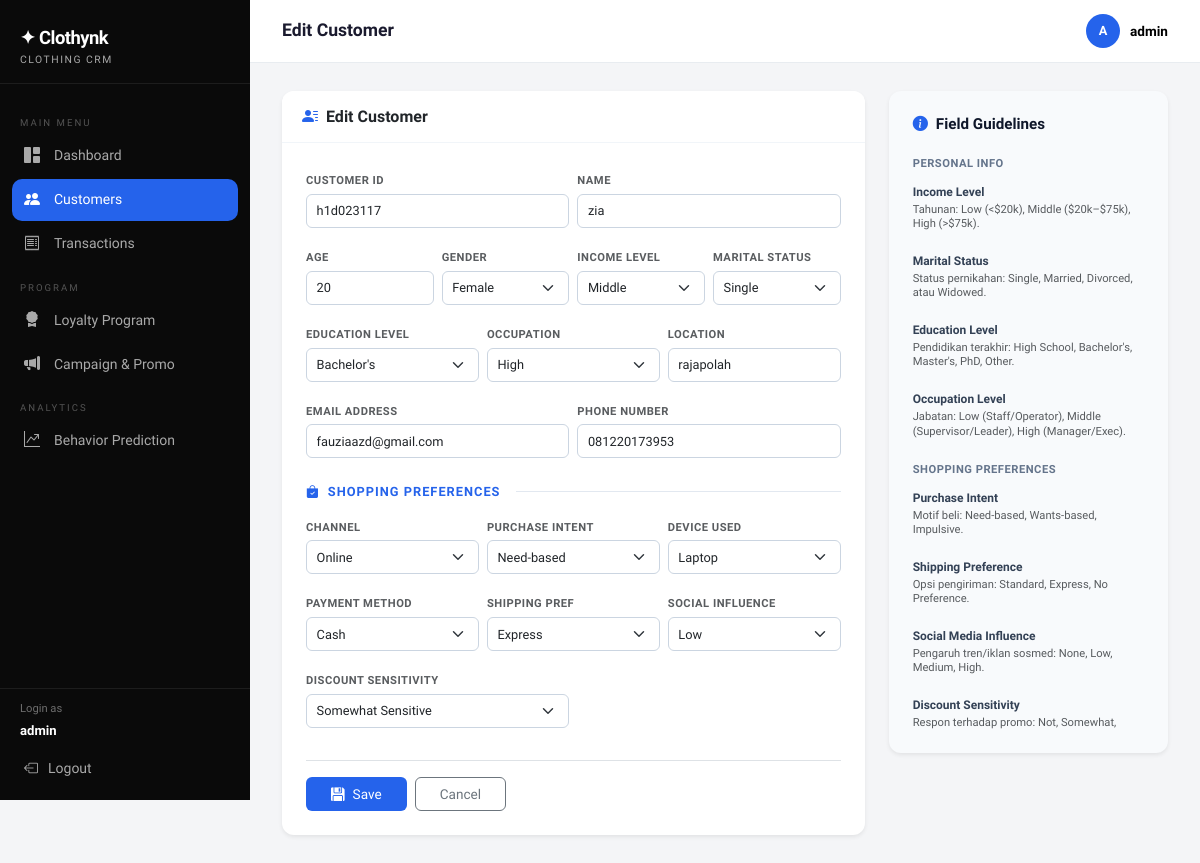
Screenshot of /customer/1003/edit/ (signed in) with the database file from the repository.
### core/models.py (models this page shows, shortened)
class Customer(models.Model):
    GENDER_CHOICES = [
        ('Male', 'Male'),
        ('Female', 'Female'),
        ('Non-binary', 'Non-binary'),
        ('Bigender', 'Bigender'),
        ('Genderfluid', 'Genderfluid'),
        ('Polygender', 'Polygender'),
        ('Agender', 'Agender'),
        ('Genderqueer', 'Genderqueer'),
    ]
    INCOME_CHOICES = [('Low', 'Low'), ('Middle', 'Middle'), ('High', 'High')]
    MARITAL_CHOICES = [('Single', 'Single'), ('Married', 'Married'), ('Divorced', 'Divorced'), ('Widowed', 'Widowed')]
    EDUCATION_CHOICES = [
        ('High School', 'High School'),
        ("Bachelor's", "Bachelor's"),
        ("Master's", "Master's"),
        ('PhD', 'PhD'),
        ('Other', 'Other'),
    ]
    OCCUPATION_CHOICES = [('Low', 'Low'), ('Middle', 'Middle'), ('High', 'High')]
    CHANNEL_CHOICES = [('Online', 'Online'), ('In-Store', 'In-Store'), ('Mixed', 'Mixed')]
    INFLUENCE_CHOICES = [('None', 'None'), ('Low', 'Low'), ('Medium', 'Medium'), ('High', 'High')]
    SENSITIVITY_CHOICES = [('Not Sensitive', 'Not Sensitive'), ('Somewhat Sensitive', 'Somewhat Sensitive'), ('Highly Sensitive', 'Highly Sensitive')]
    INTENT_CHOICES = [('Need-based', 'Need-based'), ('Wants-based', 'Wants-based'), ('Impulsive', 'Impulsive')]
    SHIPPING_CHOICES = [('Standard', 'Standard'), ('Express', 'Express'), ('No Preference', 'No Preference')]
    PAYMENT_CHOICES = [
        ('Credit Card', 'Credit Card'),
        ('Debit Card', 'Debit Card'),
        ('PayPal', 'PayPal'),
        ('Cash', 'Cash'),
        ('Other', 'Other'),
    ]
    customer_id     = models.CharField(max_length=30, unique=True, verbose_name='Customer ID')
    name            = models.CharField(max_length=150, verbose_name='Name')
    age             = models.IntegerField(verbose_name='Age')
    gender          = models.CharField(max_length=15, choices=GENDER_CHOICES, verbose_name='Gender')
    income_level    = models.CharField(max_length=10, choices=INCOME_CHOICES, verbose_name='Income Level')
    marital_status  = models.CharField(max_length=15, choices=MARITAL_CHOICES, verbose_name='Marital Status')
    education_level = models.CharField(max_length=20, choices=EDUCATION_CHOICES, verbose_name='Education Level')
    occupation      = models.CharField(max_length=10, choices=OCCUPATION_CHOICES, verbose_name='Occupation Level')
    location        = models.CharField(max_length=100, verbose_name='Location')
    email           = models.EmailField(unique=True, verbose_name='Email')
    phone           = models.CharField(max_length=20, blank=True, verbose_name='Phone Number')
    purchase_channel       = models.CharField(max_length=30, choices=CHANNEL_CHOICES, verbose_name='Purchase Channel')
    social_media_influence = models.CharField(max_length=20, choices=INFLUENCE_CHOICES, verbose_name='Social Media Influence')
    discount_sensitivity   = models.CharField(max_length=30, choices=SENSITIVITY_CHOICES, verbose_name='Discount Sensitivity')
    device_used            = models.CharField(max_length=30, verbose_name='Device Used')
    payment_method         = models.CharField(max_length=30, choices=PAYMENT_CHOICES, verbose_name='Payment Method')
    shipping_preference    = models.CharField(max_length=30, choices=SHIPPING_CHOICES, verbose_name='Shipping Preference')
    purchase_intent        = models.CharField(max_length=20, choices=INTENT_CHOICES, verbose_name='Purchase Intent')
    created_at = models.DateTimeField(auto_now_add=True)
    updated_at = models.DateTimeField(auto_now=True)
    class Meta:
        ordering = ['id']
        verbose_name = 'Customer'
        verbose_name_plural = 'Customers'

### core/views.py (the view)
# urls.py: path('customer/<int:pk>/edit/', views.customer_edit, name='customer_edit'),
@login_required
def customer_edit(request, pk):
    customer = get_object_or_404(Customer, pk=pk)
    form = CustomerForm(request.POST or None, instance=customer)
    if form.is_valid():
        form.save()
        messages.success(request, 'Customer data updated successfully!')
        return redirect('customer_detail', pk=customer.pk)
    return render(request, 'core/customer_form.html', {'form': form, 'title': 'Edit Customer', 'customer': customer})

### core/templates/core/customer_form.html (shortened to what this page needs)
{% extends 'core/base.html' %}
{% block page_title %}{{ title }}{% endblock %}
{% block content %}
<div class="row g-4">
  <div class="col-lg-8">
    <div class="card border-0 shadow-sm" style="border-radius: 12px;">
      <div class="card-header bg-white py-3" style="border-top-left-radius: 12px; border-top-right-radius: 12px; border-bottom: 1px solid #f1f5f9;">
        <h5 class="mb-0 fw-bold text-dark" style="font-size: 1rem;">
          <i class="bi bi-person-lines-fill me-2" style="color: #2563EB;"></i>{{ title }}
        </h5>
      </div>
      <div class="card-body p-4">
        <form method="post">
          <div class="row g-2">
            <div class="col-md-6 mb-2">
              <label class="form-label text-muted mb-1" style="font-size: 0.7rem; font-weight: 700; letter-spacing: 0.5px;">CUSTOMER ID</label>
              {{ form.customer_id }}
            </div>
            <div class="col-md-6 mb-2">
              <label class="form-label text-muted mb-1" style="font-size: 0.7rem; font-weight: 700; letter-spacing: 0.5px;">NAME</label>
              {{ form.name }}
            </div>
            <div class="col-md-3 mb-2">
              <label class="form-label text-muted mb-1" style="font-size: 0.7rem; font-weight: 700; letter-spacing: 0.5px;">AGE</label>
              {{ form.age }}
            </div>
            <div class="col-md-3 mb-2">
              <label class="form-label text-muted mb-1" style="font-size: 0.7rem; font-weight: 700; letter-spacing: 0.5px;">GENDER</label>
              {{ form.gender }}
            </div>
            <div class="col-md-3 mb-2">
              <label class="form-label text-muted mb-1" style="font-size: 0.7rem; font-weight: 700; letter-spacing: 0.5px;">INCOME LEVEL</label>
              {{ form.income_level }}
            </div>
            <div class="col-md-3 mb-2">
              <label class="form-label text-muted mb-1" style="font-size: 0.7rem; font-weight: 700; letter-spacing: 0.5px;">MARITAL STATUS</label>
              {{ form.marital_status }}
            </div>
            <div class="col-md-4 mb-2">
              <label class="form-label text-muted mb-1" style="font-size: 0.7rem; font-weight: 700; letter-spacing: 0.5px;">EDUCATION LEVEL</label>
              {{ form.education_level }}
            </div>
            <div class="col-md-4 mb-2">
              <label class="form-label text-muted mb-1" style="font-size: 0.7rem; font-weight: 700; letter-spacing: 0.5px;">OCCUPATION</label>
              {{ form.occupation }}
            </div>
            <div class="col-md-4 mb-2">
              <label class="form-label text-muted mb-1" style="font-size: 0.7rem; font-weight: 700; letter-spacing: 0.5px;">LOCATION</label>
              {{ form.location }}
            </div>
            <div class="col-md-6 mb-2">
              <label class="form-label text-muted mb-1" style="font-size: 0.7rem; font-weight: 700; letter-spacing: 0.5px;">EMAIL ADDRESS</label>
              {{ form.email }}
            </div>
            <div class="col-md-6 mb-2">
              <label class="form-label text-muted mb-1" style="font-size: 0.7rem; font-weight: 700; letter-spacing: 0.5px;">PHONE NUMBER</label>
              {{ form.phone }}
            </div>
            <div class="col-12 mt-3 mb-1">
              <div class="d-flex align-items-center">
                  <div class="fw-bold" style="font-size:.8rem; text-transform:uppercase; letter-spacing:1px; color:#2563EB;">
                    <i class="bi bi-bag-check-fill me-2"></i>Shopping Preferences
                  </div>
                  <div class="flex-grow-1 ms-3" style="height: 1px; background-color: #e2e8f0;"></div>
              </div>
            </div>
            <div class="col-md-4 mb-2">
              <label class="form-label text-muted mb-1" style="font-size: 0.7rem; font-weight: 700; letter-spacing: 0.5px;">CHANNEL</label>
              {{ form.purchase_channel }}
            </div>
            <div class="col-md-4 mb-2">
              <label class="form-label text-muted mb-1" style="font-size: 0.7rem; font-weight: 700; letter-spacing: 0.5px;">PURCHASE INTENT</label>
              {{ form.purchase_intent }}
            </div>
            <div class="col-md-4 mb-2">
              <label class="form-label text-muted mb-1" style="font-size: 0.7rem; font-weight: 700; letter-spacing: 0.5px;">DEVICE USED</label>
              <select name="device_used" id="id_device_used" class="form-select">
                <option value="Laptop" {% if form.device_used.value == 'Laptop' %}selected{% endif %}>Laptop</option>
              </select>
            </div>
            <div class="col-md-4 mb-2">
              <label class="form-label text-muted mb-1" style="font-size: 0.7rem; font-weight: 700; letter-spacing: 0.5px;">PAYMENT METHOD</label>
              {{ form.payment_method }}
            </div>
            <div class="col-md-4 mb-2">
              <label class="form-label text-muted mb-1" style="font-size: 0.7rem; font-weight: 700; letter-spacing: 0.5px;">SHIPPING PREF</label>
              {{ form.shipping_preference }}
            </div>
            <div class="col-md-4 mb-2">
              <label class="form-label text-muted mb-1" style="font-size: 0.7rem; font-weight: 700; letter-spacing: 0.5px;">SOCIAL INFLUENCE</label>
              {{ form.social_media_influence }}
            </div>
            <div class="col-md-6 mb-2">
              <label class="form-label text-muted mb-1" style="font-size: 0.7rem; font-weight: 700; letter-spacing: 0.5px;">DISCOUNT SENSITIVITY</label>
              {{ form.discount_sensitivity }}
            </div>
          </div>
          <div class="d-flex gap-2 mt-4 pt-3 border-top">
            <button type="submit" class="btn px-4" style="background-color: #2563EB; color: white; border-radius: 6px; font-weight: 500; font-size: 0.85rem;">
              <i class="bi bi-floppy-fill me-2"></i>Save
            </button>
            <a href="{% url 'customer_list' %}" class="btn btn-outline-secondary px-4" style="border-radius: 6px; font-weight: 500; font-size: 0.85rem;">Cancel</a>
          </div>
        </form>
      </div>
    </div>
  </div>
<div class="col-lg-4">
    <div class="card border-0 shadow-sm" style="border-radius: 12px; background-color: #F8FAFC; position: sticky; top: 20px;">
      <div class="card-body p-4">
        <h6 class="fw-bold mb-3" style="color: #0F172A; font-size: 0.95rem;"><i class="bi bi-info-circle-fill me-2" style="color: #2563EB;"></i>Field Guidelines</h6>
        <div style="max-height: 580px; overflow-y: auto; padding-right: 8px;">
          <h6 class="fw-bold mt-2 mb-2" style="font-size: 0.7rem; letter-spacing: 0.5px; color: #64748b;">PERSONAL INFO</h6>
          <div class="mb-3">
            <strong style="font-size: 0.75rem; color: #334155;">Income Level</strong>
            <p class="text-muted mb-0" style="font-size: 0.7rem; line-height: 1.3;">Tahunan: Low (&lt;$20k), Middle ($20k–$75k), High (&gt;$75k).</p>
          </div>
          <div class="mb-3">
            <strong style="font-size: 0.75rem; color: #334155;">Marital Status</strong>
            <p class="text-muted mb-0" style="font-size: 0.7rem; line-height: 1.3;">Status pernikahan: Single, Married, Divorced, atau Widowed.</p>
          </div>
          <div class="mb-3">
            <strong style="font-size: 0.75rem; color: #334155;">Education Level</strong>
            <p class="text-muted mb-0" style="font-size: 0.7rem; line-height: 1.3;">Pendidikan terakhir: High School, Bachelor's, Master's, PhD, Other.</p>
          </div>
          <div class="mb-3">
            <strong style="font-size: 0.75rem; color: #334155;">Occupation Level</strong>
            <p class="text-muted mb-0" style="font-size: 0.7rem; line-height: 1.3;">Jabatan: Low (Staff/Operator), Middle (Supervisor/Leader), High (Manager/Exec).</p>
          </div>
          <h6 class="fw-bold mt-4 mb-2" style="font-size: 0.7rem; letter-spacing: 0.5px; color: #64748b;">SHOPPING PREFERENCES</h6>
          <div class="mb-3">
            <strong style="font-size: 0.75rem; color: #334155;">Purchase Intent</strong>
            <p class="text-muted mb-0" style="font-size: 0.7rem; line-height: 1.3;">Motif beli: Need-based, Wants-based, Impulsive.</p>
          </div>
          <div class="mb-3">
            <strong style="font-size: 0.75rem; color: #334155;">Shipping Preference</strong>
            <p class="text-muted mb-0" style="font-size: 0.7rem; line-height: 1.3;">Opsi pengiriman: Standard, Express, No Preference.</p>
          </div>
          <div class="mb-3">
            <strong style="font-size: 0.75rem; color: #334155;">Social Media Influence</strong>
            <p class="text-muted mb-0" style="font-size: 0.7rem; line-height: 1.3;">Pengaruh tren/iklan sosmed: None, Low, Medium, High.</p>
          </div>
          <div class="mb-1">
            <strong style="font-size: 0.75rem; color: #334155;">Discount Sensitivity</strong>
            <p class="text-muted mb-0" style="font-size: 0.7rem; line-height: 1.3;">Respon terhadap promo: Not, Somewhat, atau Highly Sensitive.</p>
          </div>
        </div>
      </div>
    </div>
  </div>
</div>
{% endblock %}

### core/templates/core/base.html (shortened to what this page needs)
{% load crm_tags %}
<!DOCTYPE html>
<html lang="id">
<head>
  <link href="https://cdnjs.cloudflare.com/ajax/libs/bootstrap/5.3.2/css/bootstrap.min.css" rel="stylesheet">
  <link href="https://cdnjs.cloudflare.com/ajax/libs/bootstrap-icons/1.11.3/font/bootstrap-icons.min.css" rel="stylesheet">
</head>
<body>
<nav id="sidebar">
  <div class="sidebar-brand">
    <div class="brand-name">✦ Clothynk</div>
    <div class="brand-sub">Clothing CRM</div>
  </div>
  <div class="sidebar-nav">
    <div class="nav-section-label">Main Menu</div>
    <a href="{% url 'dashboard' %}" class="nav-link {% if request.resolver_match.url_name == 'dashboard' %}active{% endif %}">
      <i class="bi bi-grid-1x2-fill"></i> Dashboard
    </a>
    <a href="{% url 'customer_list' %}" class="nav-link {% if 'customer' in request.resolver_match.url_name %}active{% endif %}">
      <i class="bi bi-people-fill"></i> Customers
    </a>
    <a href="{% url 'transaction_list' %}" class="nav-link {% if 'transaction' in request.resolver_match.url_name %}active{% endif %}">
      <i class="bi bi-receipt"></i> Transactions
    </a>
    <div class="nav-section-label">Program</div>
    <a href="{% url 'loyalty_list' %}" class="nav-link {% if request.resolver_match.url_name == 'loyalty_list' %}active{% endif %}">
      <i class="bi bi-award-fill"></i> Loyalty Program
    </a>
    <a href="{% url 'campaign_list' %}" class="nav-link {% if 'campaign' in request.resolver_match.url_name %}active{% endif %}">
      <i class="bi bi-megaphone-fill"></i> Campaign & Promo
    </a>
    <div class="nav-section-label">Analytics</div>
    <a href="{% url 'analytics' %}" class="nav-link {% if request.resolver_match.url_name == 'analytics' %}active{% endif %}">
      <i class="bi bi-graph-up-arrow"></i> Behavior Prediction
    </a>
  </div>
  <div class="sidebar-footer">
    <div class="px-2 pb-1 text-white" style="font-size:0.7rem; opacity:0.4;">Login as</div>
    <div class="px-2 pb-2 text-white" style="font-size:0.82rem; font-weight:600;">{{ request.user.username }}</div>
    <a href="{% url 'logout' %}" class="nav-link"><i class="bi bi-box-arrow-left"></i> Logout</a>
  </div>
</nav>
<div id="main">
  <div class="topbar">
    <h1>{% block page_title %}Dashboard{% endblock %}</h1>
    <div class="user-badge">
      <div class="user-avatar">{{ request.user.username|first|upper }}</div>
      <div class="text-black">{{ request.user.username }}</div>
    </div>
  </div>
  <div class="page-content">
    {% block content %}{% endblock %}
  </div>
</div>
</body>
</html>

### rows the page displays
Customer: customer_id "h1d023117", name "zia", age "20", gender "Female", income_level "Middle", marital_status "Single", education_level "Bachelor's", occupation "High", location "rajapolah", email "fauziaazd@gmail.com", phone "081220173953", purchase_channel "Online", purchase_intent "Need-based", device_used "Laptop", payment_method "Cash", shipping_preference "Express", social_media_influence "Low", discount_sensitivity "Somewhat Sensitive"

### other values shown
{{ request.user.username }} "admin"
{{ title }} "Edit Customer"
{{ request.user.username|first|upper }} "A"
